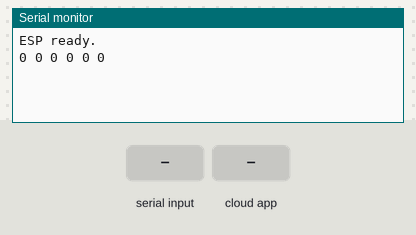
A sketch run on a simulated ESP32. Parts: the last lines printed to the serial monitor. Inputs (shaded band) come from the test bench. WiFi joins after 1.5 s; servers stay silent unless stated; the Firebase database answers and starts empty.

Above: at 2.8 s.
2.9 s: "1\n" received over the second serial link
At 5.9 s:
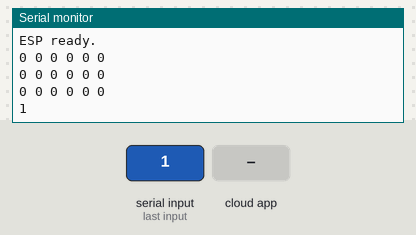
6.2 s: the phone or cloud app sets manual to 1
At 7.5 s:
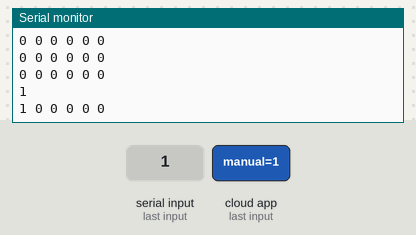
7.7 s: the phone or cloud app sets cooler to 1
At 9.1 s:
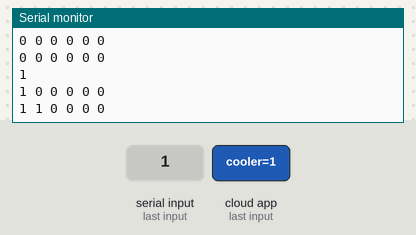
9.2 s: the phone or cloud app sets heater to 1
10.7 s: the phone or cloud app sets curtain to 1
12.2 s: the phone or cloud app sets humidifier to 1
At 14.0 s:
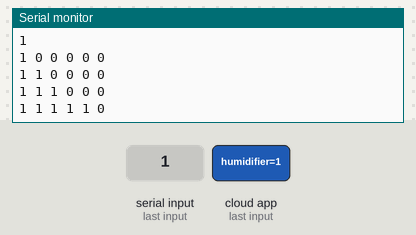

Measured:
- after the input at 2.9 s, the serial monitor: prints a new line after 1.8 s (image 1)
- after the input at 6.2 s, the serial monitor: prints a new line after 0.86 s (image 2)
- after the input at 7.7 s, the serial monitor: prints a new line after 1.3 s (image 3)
- after the input at 12.2 s, the serial monitor: prints a new line after 0.56 s (image 4)

The sketch:

serial2.ino
```cpp
#if defined(ESP32)
#include <WiFi.h>
#include <FirebaseESP32.h>
#elif defined(ESP8266)
#include <ESP8266WiFi.h>
#include <FirebaseESP8266.h>
#endif

#include <ArduinoJson.h>

/* 2. If work with RTDB, define the RTDB URL and database secret */
#define DATABASE_URL "firebase주소"
#define DATABASE_SECRET "pw"

/* 1 wifi  */
#define WIFI_SSID "id"
#define WIFI_PASSWORD "pw"

/* 3. Define the Firebase Data object */
FirebaseData fbdo;
FirebaseData cageControl;

int manual = 0;

int cooler = 0;
int heater = 0;
int humidifier = 0;
int curtain = 0;
int feeder = 0;

int temp;
int lux;
int humid;

void setup() {
  //Serial1 케이지 제어 & Serial2 파이어베이스 전송
  Serial.begin(115200);
  Serial2.begin(115200);

  // connect to wifi.
  WiFi.begin(WIFI_SSID, WIFI_PASSWORD);

  Firebase.reconnectWiFi(true);

  Firebase.begin(DATABASE_URL,DATABASE_SECRET);
  Serial.println("ESP ready.");
}

StaticJsonDocument<256> jsonBuffer;

void loop() {
  String From2560;
  char controlJson[128];

  Firebase.getInt(cageControl, F("/cageControl/manual"));
  manual = cageControl.to<int>();
  Firebase.getInt(cageControl, F("/cageControl/cooler"));
  cooler = cageControl.to<int>();
  Firebase.getInt(cageControl, F("/cageControl/heater"));
  heater = cageControl.to<int>();
  Firebase.getInt(cageControl, F("/cageControl/curtain"));
  curtain = cageControl.to<int>();
  Firebase.getInt(cageControl, F("/cageControl/humidifier"));
  humidifier = cageControl.to<int>();
  Firebase.getInt(cageControl, F("/cageControl/feed"));
  feeder = cageControl.to<int>();

  //json 형식으로 보내야 함
  Serial.printf("%d %d %d %d %d %d\n", manual,cooler,heater,humidifier,curtain,feeder);

  if(Serial2.available()){
   From2560 = Serial2.readStringUntil('\n');
   Serial.println(From2560);
   DeserializationError error = deserializeJson(jsonBuffer, From2560.c_str());

   if (error) Serial.println("Deserialization Error");

   temp = jsonBuffer["temp"];
   lux  = jsonBuffer["lux"];
   humid = jsonBuffer["humid"];

   Firebase.setInt(fbdo,"/cageStatus/temp",temp);
   Firebase.setInt(fbdo,"/cageStatus/lux",lux);
   Firebase.setInt(fbdo,"/cageStatus/humid",humid);
  }

    sprintf(controlJson,
      "{\"m\":%d,\"c\":%d,\"h\":%d,\"hu\":%d,\"cu\":%d,\"f\":%d}\n",
      manual,cooler, heater, humidifier, curtain,feeder);

    Serial2.printf("%s",controlJson);

    delay(1000);
}
```
